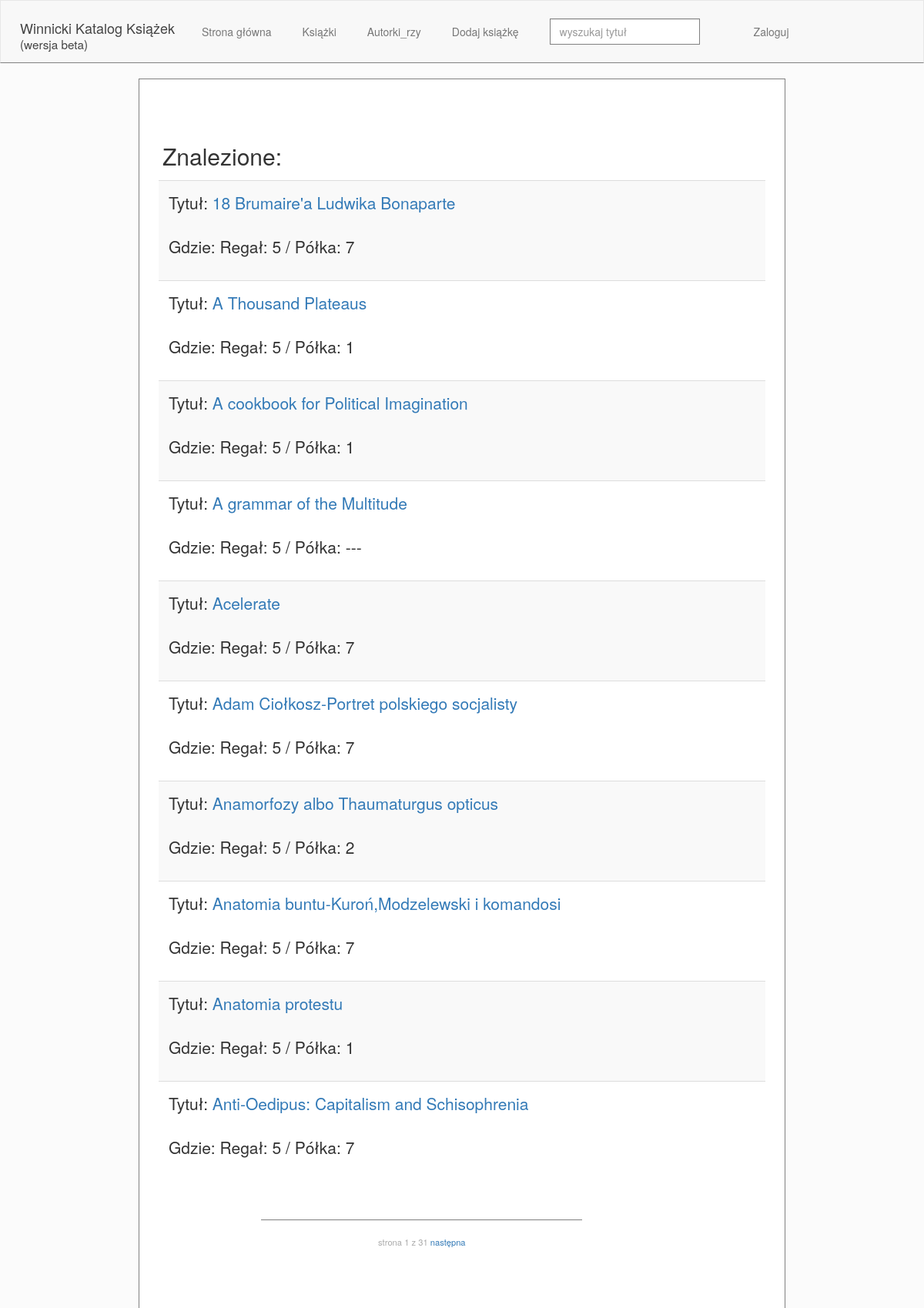
Page /catalog/szukaj/ on the committed database.
### catalog/models.py (models this page shows, shortened)
class Book(models.Model):
	title=models.CharField('Tytuł', max_length=200, help_text="Wpisz tytuł")
	author=models.ManyToManyField('Author', help_text="Dodaj autora/kę")
	translator=models.ManyToManyField('Translator',
										blank=True,
										help_text="Dodaj tłumaczcza/kę")
	published=models.CharField('Data wydania', max_length=10,
								 help_text="Wpisz datę publikacji")
	isbn=models.CharField('ISBN', max_length=13,
							help_text="wpisz ISBN (13cyfr)", blank=True)
	publisher=models.CharField('Wydawca', max_length=100,
								help_text="Wpisz wydawcę")
	language=models.ManyToManyField('Language',
									blank=True,
									help_text="Wybierz język")
	category=models.ManyToManyField('Category', default="---",
									blank=True,
									help_text="wybierz kategorię")
	place=models.ForeignKey('Regal', blank=True, on_delete=models.SET_NULL,
							null=True, help_text='Podaj regał')
	shelf=models.CharField('Półka', max_length=10, blank=True, help_text='półka')
	class Meta:
		verbose_name="Książka"
		verbose_name_plural="Książki"
		ordering=["title"]
	def get_absolute_url(self):
		return reverse('book-detail', args=[str(self.id)])
	def display_category(self):
		return ', '.join(category.name
						for category in self.category.all())
	display_category.short_description="Kategorie"
	def display_language(self):
		return ','.join(language.name for language in self.language.all())
	display_language.short_description="Języki"
	def display_author(self):
		return '; '.join(author.last_name+", "+author.first_name[0]+"."
						for author in self.author.all())
	display_author.short_description="autorki/rzy"

class Regal(models.Model):
	name=models.CharField('Nazwa', max_length=40, help_text="numer regału")
	class Meta:
		verbose_name="Regał"
		verbose_name_plural="Regały"
	def __str__(self):
		return "Regał: "+self.name

### catalog/views.py (the view)
class BookSearchListView(BookListView):
	paginate_by=10
	search_flag=True
	template_name='catalog/booksearch_list.html'
	def get_queryset(self):
		result=super(BookSearchListView, self).get_queryset()
		query=self.request.GET.get('q')
		if query:
			query_list=query.split()
			result=result.filter(reduce(operator.and_,(
								Q(title__icontains=q) for q in query_list))
								)
		return result

### catalog/templates/catalog/booksearch_list.html
{% extends "base_generic.html" %}
{% block content %}
{% if book_list %}
<h2> Znalezione:  </h2>
<table class="table table-striped">
{% for book in book_list %}
<tr>
  <td>
<p> Tytuł:
<a href="{{book.get_absolute_url}}">{{book.title}}</a></p>
<p>Gdzie: {{book.place}} / Półka: {{book.shelf}}</p>
</td>
</tr>
{% endfor %}
<table>
{% else %}
<h2>Nie znaleziono książek, których tytuł zawiera wskazane słowo, lub słowa</h2>
{% endif %}
{% endblock %}

### catalog/static/css/style.css (style rules this page uses)
* { margin:0; padding:0; }
body { background-color: #fbfbfb; }
html { background-color: #fbfbfb; color:#333; font-family: 'Lato', 'Arial', sans-serif; font-size:20px; text-rendering:optimizeLegibility; }
h1, h2, h3 { padding: 5px; }
p { padding:5px; line-height: 1.5; }
td { padding-top: 3px; padding-left: 10px; }

### rows in the picture
Book: title "18 Brumaire'a Ludwika Bonaparte", place "Regał: 5", shelf "7"
Book: title "A Thousand Plateaus", place "Regał: 5", shelf "1"
Book: title "A cookbook for Political Imagination", place "Regał: 5", shelf "1"
Book: title "A grammar of the Multitude", place "Regał: 5", shelf "---"
Book: title "Acelerate", place "Regał: 5", shelf "7"
Book: title "Adam Ciołkosz-Portret polskiego socjalisty", place "Regał: 5", shelf "7"
Book: title "Anamorfozy albo Thaumaturgus opticus", place "Regał: 5", shelf "2"
Book: title "Anatomia buntu-Kuroń,Modzelewski i komandosi", place "Regał: 5", shelf "7"
Book: title "Anatomia protestu", place "Regał: 5", shelf "1"
Book: title "Anti-Oedipus: Capitalism and Schisophrenia", place "Regał: 5", shelf "7"

### other values in the picture
{{ page_obj.number }} "1"
{{ page_obj.paginator.num_pages }} "31"
